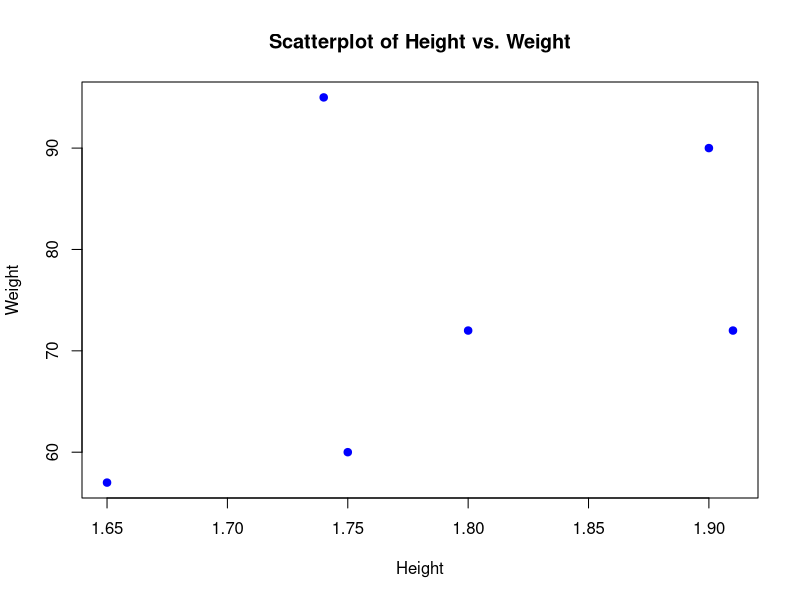
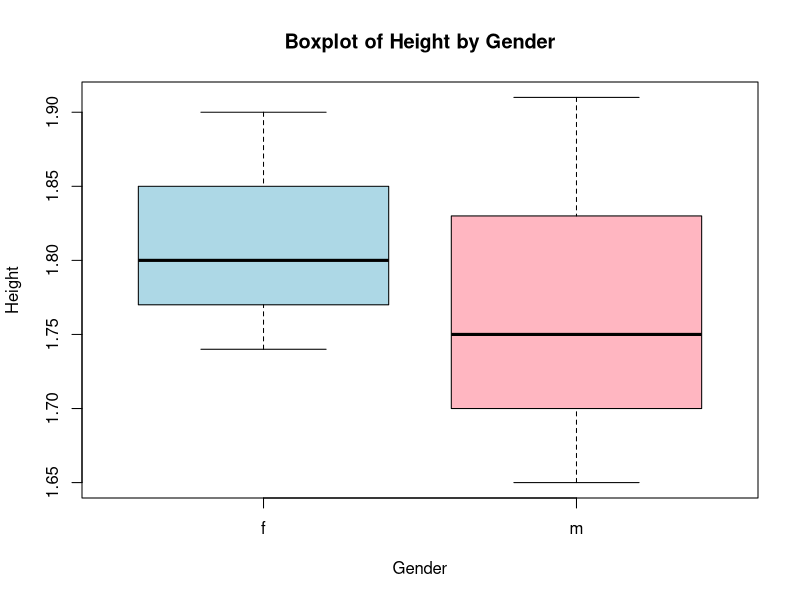
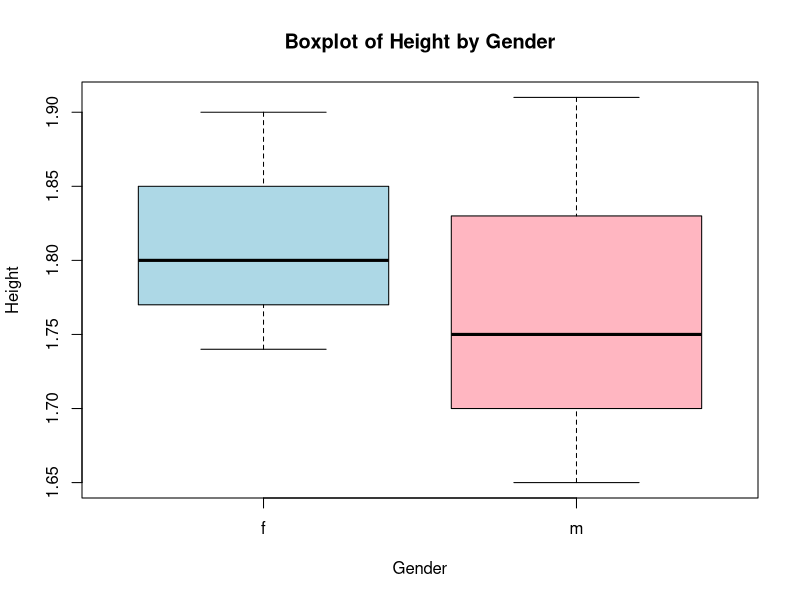
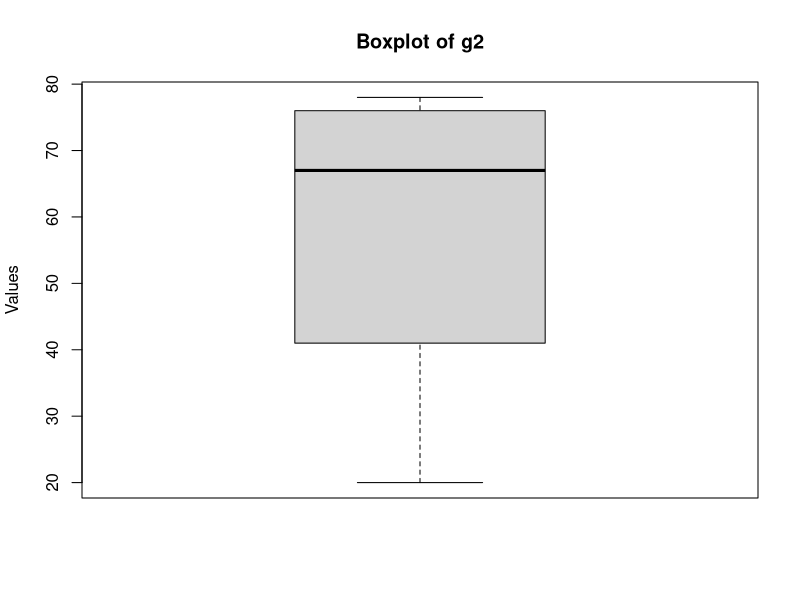

Write R code to recreate these figures, in order.
# Set seed for reproducibility
set.seed(123)

# Generate vector vec4
vec4 <- sample(1:100, 100, replace = TRUE)

# Calculate the minimum value of vec4
min_value <- min(vec4)
cat("Minimum value:", min_value, "\n")

# Calculate the maximum value of vec4
max_value <- max(vec4)
cat("Maximum value:", max_value, "\n")

# Calculate the mean value of vec4
mean_value <- mean(vec4)
cat("Mean value:", mean_value, "\n")

# Calculate the median value of vec4
median_value <- median(vec4)
cat("Median value:", median_value, "\n")

# Calculate the 25th quantile (1st quartile) of vec4
quantile_25 <- quantile(vec4, 0.25)
cat("25th quantile:", quantile_25, "\n")

# Calculate the standard deviation of vec4
sd_value <- sd(vec4)
cat("Standard deviation:", sd_value, "\n")

# Calculate the variance of vec4
variance_value <- var(vec4)
cat("Variance:", variance_value, "\n")

# Calculate the Inter Quartile Range (IQR) of vec4
iqr_value <- IQR(vec4)
cat("Inter Quartile Range (IQR):", iqr_value, "\n")

# Calculate the total range of vec4
total_range <- diff(range(vec4))
cat("Total range:", total_range, "\n")



# Define the vectors
weight <- c(60, 72, 57, 90, 95, 72)
height <- c(1.75, 1.8, 1.65, 1.9, 1.74, 1.91)
gender <- c("m", "f", "m", "f", "f", "m")

# Convert gender to factor
gender <- factor(gender)

# Plot the scatterplot
plot(height, weight, col = "blue", pch = 19,
     xlab = "Height", ylab = "Weight",
     main = "Scatterplot of Height vs. Weight")

#task 3

# Define the vectors
weight <- c(60, 72, 57, 90, 95, 72)
height <- c(1.75, 1.8, 1.65, 1.9, 1.74, 1.91)
gender <- c("m", "f", "m", "f", "f", "m")

# Convert gender to factor
gender <- factor(gender)

# Create a dataframe
ghw <- data.frame(gender, height, weight)

# Plot a boxplot with height on the y-axis and gender on the x-axis
boxplot(height ~ gender, data = ghw,
        col = c("lightblue", "lightpink"),
        main = "Boxplot of Height by Gender",
        xlab = "Gender", ylab = "Height")


#task 4

# Create a dataframe
ghw <- data.frame(
  gender = c("m", "f", "m", "f", "f", "m"),
  height = c(1.75, 1.80, 1.65, 1.90, 1.74, 1.91),
  weight = c(60, 72, 57, 90, 95, 72)
)

# Convert gender to a factor
ghw$gender <- factor(ghw$gender)

# Plot a boxplot with height on the y-axis and gender on the x-axis
boxplot(height ~ gender, data = ghw,
        col = c("lightblue", "lightpink"),
        main = "Boxplot of Height by Gender",
        xlab = "Gender", ylab = "Height")



#task 5
# Calculate the Corpulence Index (CI)
ghw$ci <- ghw$weight / (ghw$height)^3

# Display the updated dataframe
ghw

# task 6

# g2
g2 <- c(77, 75, 78, 41, 51, 20, 61, 73, 76, 38)

# Calculate quartiles for g2
quantile_g2 <- quantile(g2)
print(quantile_g2)

# Plot a boxplot for g2
boxplot(g2, main = "Boxplot of g2", ylab = "Values")


